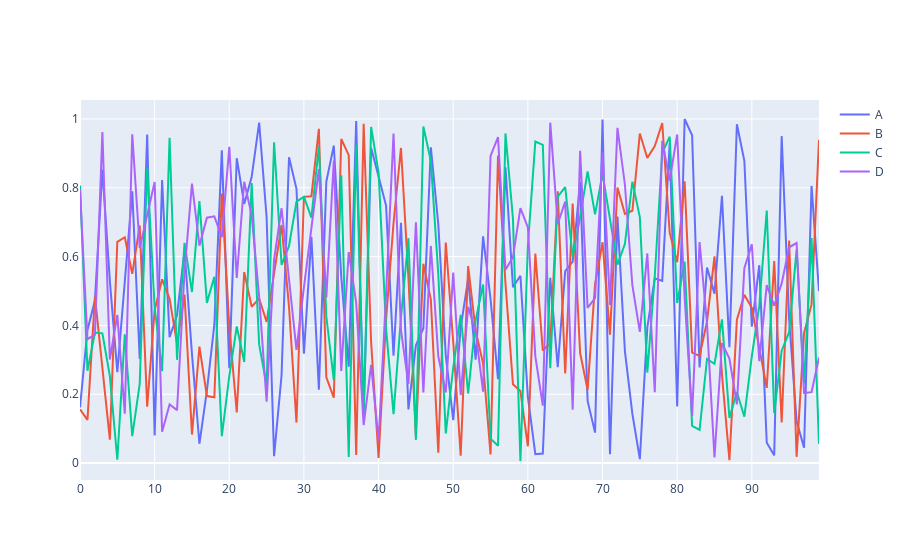

The cell this chart's notebook holds for it:
### Markdown cell above
## Plot with Plotly

### Code cell
# Create a fake dataset to show in plot 
df = pd.DataFrame(np.random.rand(100, 4), columns=['A', 'B', 'C', 'D'])
py.iplot([
    {'x': df.index, 'y': df[col], 'name': col} for col in df.columns
])
